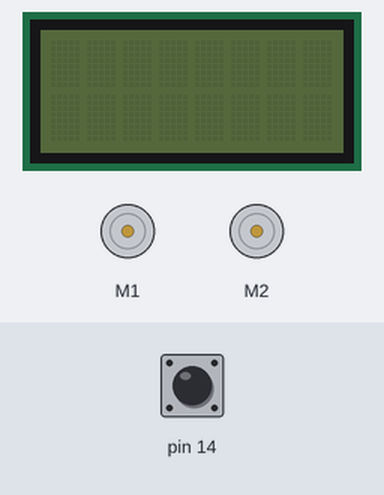
Simulated run of this sketch. Board: Arduino Leonardo, built with avr-gcc and run on an emulated ATmega32U4. Shown: 2 × DC motor (green arrow = forward, orange = backward, longer = faster), 8×2 character LCD. The test bench sets the inputs (shaded band); at power-on: pin 14 HIGH. What the sketch prints to the serial monitor is not drawn.

Above: at 0.8 s.
0.9 s: pin 14 pulled LOW for 0.15 s
At 2.54 s:
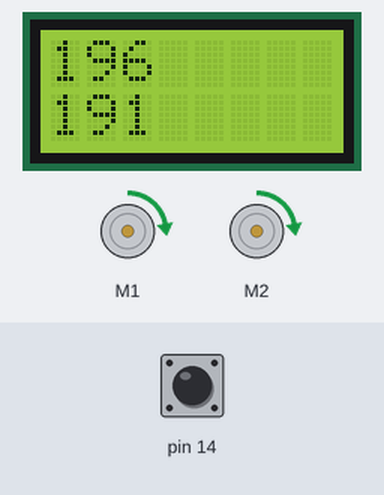
At 4.2 s:
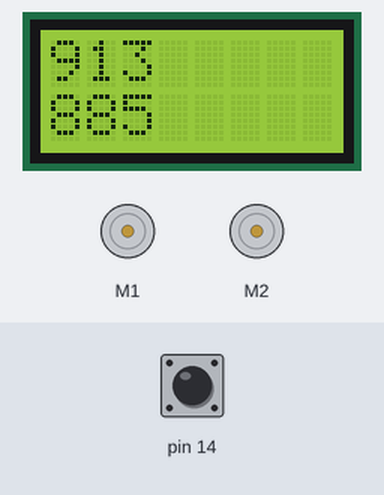
Timing chart, 0 to 5.7 s (numbered marks = the images above; inputs shaded):
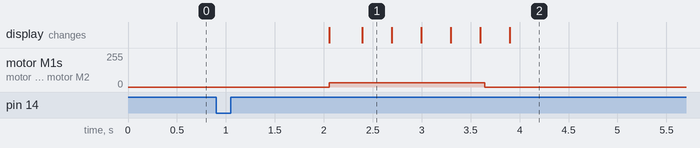

Measured:
- after the input at 0.9 s, motor M1, motor M2: stopped → forward 31/255 after 1.2 s, → stopped 1.6 s later; the display: first changes after 1.2 s (image 1 shows a later state)

The sketch:

testingDistance.ino
```cpp
/*
 *ZUMO PROJECT 1
 *AUTHORS: 2021 Sumo Bot Team
 *
 *Updated: February 28, 2021
 *
 *Demonstration of wall detection using front proximity sensors,
 *corrections using encoder data, utilizing gyroscope for fixed rotation
 *
*/

#include <Wire.h>
#include <Zumo32U4.h>


Zumo32U4Motors motors;
Zumo32U4ButtonA buttonA;
Zumo32U4Encoders encoders;
Zumo32U4LCD lcd;


// Initial speeds for left and right motors (0-400)
int16_t motorSpeedLeft  = 50;
int16_t motorSpeedRight = 50;

unsigned long initialDelay = 1000;


//declare for use in encoder adjustment
unsigned long int lastEncoderTime;

void setup() {


  buttonA.waitForButton(); // Wait for button A to be pressed to start

  delay(initialDelay); // Delay robot so it doesn't immediately move after pressing button A
  //lastEncoderTime = millis(); //sets initial value
  motors.setSpeeds(motorSpeedLeft, motorSpeedRight);

}

void loop() {
    //lastEncoderTime = millis();
    int16_t countsLeft = encoders.getCountsRight();
    int16_t countsRight = encoders.getCountsLeft();
    displayMotorValues(countsLeft, countsRight);
    if(countsLeft >= 909.7) {
      stopMotors();
    }

}

/*Fucntion to stop the motors when called*/
void stopMotors() {
  motors.setSpeeds(0, 0);
  }


/*Displays motors onto LCD*/
void displayMotorValues(int16_t countsLeft,int16_t countsRight){
    //reads encoders and adjusts speeds every 100 ms


    /*adjusts speed based on encoder data*/
//    if(countsLeft < countsRight){
//      motorSpeedLeft += 1;
//      motorSpeedRight -= 1;
//    } else if (countsLeft > countsRight){
//      motorSpeedLeft -= 1;
//      motorSpeedRight += 1;
//    }

    Serial.print(countsLeft);
    Serial.print("\t");
    Serial.print(countsRight);
    Serial.print("\t");
    Serial.print(motorSpeedLeft);
    Serial.print("\t");
    Serial.print(motorSpeedRight);
    Serial.print("\n");

    /*Removed CR and CL since string length is interfering with LCD display capacity*/
    /* update LCD screen*/
    lcd.clear();  // clears screen
    lcd.gotoXY(0,0); // sets position to line
    lcd.print(countsLeft); // displays the countsLeft encoder
    lcd.gotoXY(0,1);
    lcd.print(countsRight);// displays the countsRight encoder

}
```
